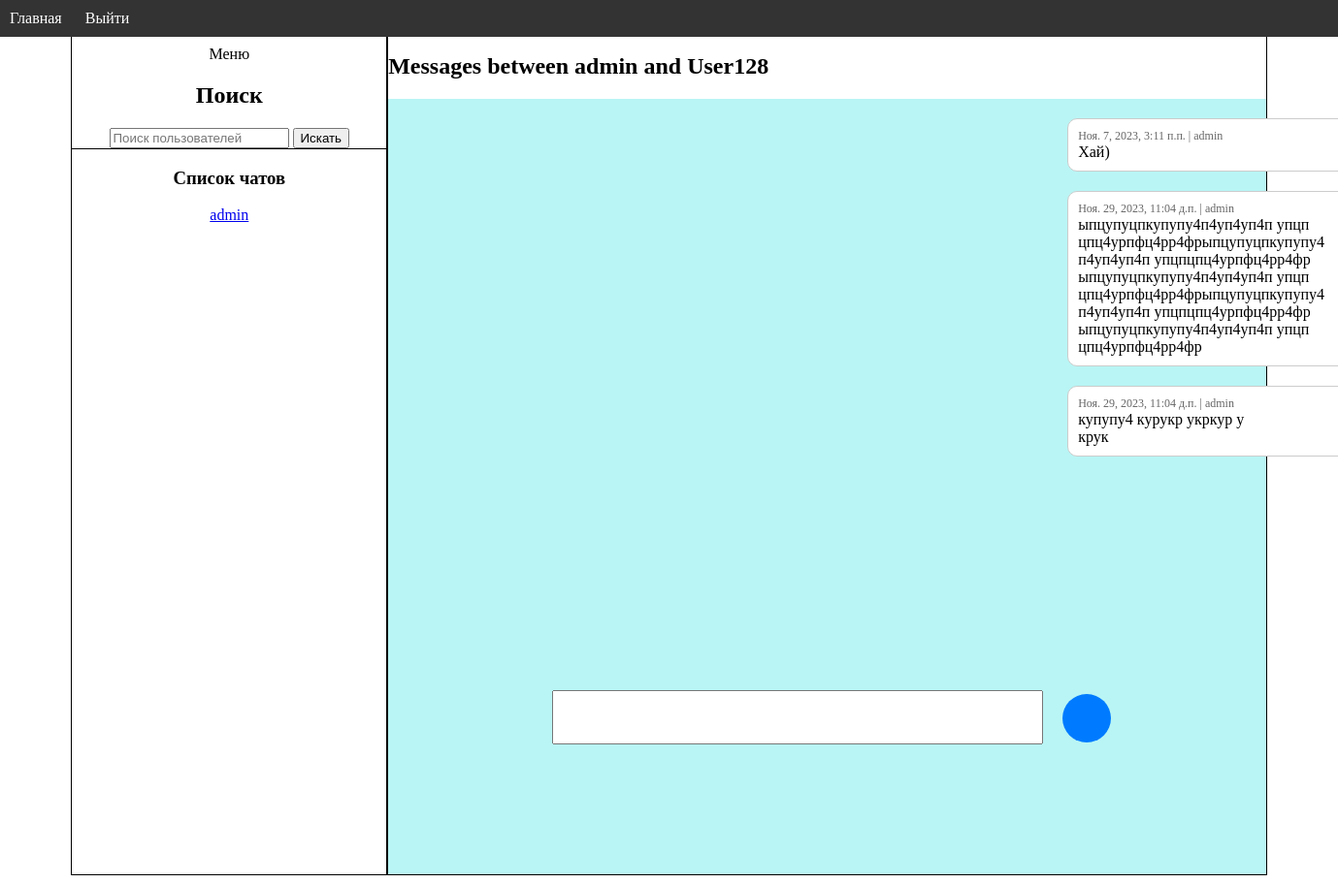
/user_chat/1/5/ (signed in), run on the app's committed database.
### users/models.py (models this page shows)
class User(AbstractUser):
    image = models.ImageField(upload_to='profile_images/', null=True, blank=True)
    def __str__(self):
        return self.username

class UserMessages(models.Model):
    reciever = models.ForeignKey(to=User, on_delete=models.CASCADE, related_name='reciever')
    sender = models.ForeignKey(to=User, on_delete=models.CASCADE, related_name='sender')
    time_stamp = models.DateTimeField(default=timezone.now)
    message = models.TextField()

### users/views.py (the view, shortened to what this page needs)
# urls.py: path('user_chat/<int:sender_id>/<int:reciever_id>/', user_chat, name='user_chat'),
@login_required
def user_chat(request, sender_id, reciever_id):
    sender = User.objects.get(id=sender_id)
    reciever = User.objects.get(id=reciever_id)
    sender_messages = UserMessages.objects.filter(sender=sender, reciever=reciever)
    reciever_messages = UserMessages.objects.filter(sender=reciever, reciever=sender)
    messages = sender_messages.order_by('time_stamp') | reciever_messages.order_by('time_stamp')
    users_with_messages_list = UserMessages.objects.filter(Q(sender=request.user) | Q(reciever=request.user)).values_list('sender', 'reciever')
    users_with_messages = User.objects.filter(Q(id__in=[user[0] for user in users_with_messages_list]) | Q(id__in=[user[1] for user in users_with_messages_list])).exclude(id=request.user.id)
    if request.method != 'POST':
        form = SendMessaggesForm()
    context = {'form': form,
               'sender': sender,
               'reciever':reciever,
               'messages': messages,
               'users': users_with_messages}
    return render(request, 'user_chat.html', context)

### users/forms.py
class SendMessaggesForm(forms.ModelForm):
    class Meta:
        model = UserMessages
        fields = ('message',)

### users/templatetags/custom_filters.py (called while the page is built)
@register.filter
def insert_linebreaks(value, chars_per_line=30):
    return '<br>'.join(value[i:i + chars_per_line] for i in range(0, len(value), chars_per_line))

### users/templates/user_chat.html (shortened to what this page needs)
{% extends 'base.html' %}
{% load static %}
{% load custom_filters %}
{% block css %}
  <link rel="stylesheet" type="text/css" href="{% static 'users/css/user_chat.css' %}">
{% endblock %}
{% block content %}
<div class="chat">
  <div class="block_title_chat">
    <h3 class="title_chat">Messages between {{ sender.username }} and {{ reciever.username }}</h3>
  </div>
  <div class="background">
    <div class="messages">
      <div class="block_list_messages" id="messages-container">
        {% for one_message in messages %}
          {% if one_message.sender == request.user  %}
            <div class="sender">
              <div class="info_about_message">{{ one_message.time_stamp }} | {{ one_message.sender.username }}</div>
              <div class="text_message">
                {{ one_message.message|insert_linebreaks|safe }}
              </div>
            </div>
          {% else %}
            <div class="reciever">
              <div class="info_about_message">{{ one_message.time_stamp }} | {{ one_message.sender.username }}</div>
              <div class="text_message">
                {{ one_message.message|insert_linebreaks|safe }}
              </div>
            </div>
          {% endif %}
        {% endfor %}
      </div>
      <div class="block_send_messages">
        <form method="post">
            <div class="block_send_messages_in_form">
              <div class="block_form_field">
                <textarea class="input_form_msg" wrap="hard"  name="message" oninput="autoExpandTextarea(this)"></textarea>
              </div>
              <div class="block_btn_send_msg">
                <button class="btn_send_msg" type="submit"></button>
              </div>
            </div>
        </form>
      </div>
    </div>
  </div>
</div>
{% endblock %}

### users/templates/base.html (shortened to what this page needs)
{% load static %}
<!DOCTYPE html>
<html lang="en">
<head>
    <link rel="stylesheet" type="text/css" href="{% static 'users/css/base.css' %}">
    {% block css %}
    {% endblock %}
</head>
<body>
    <div class="header">
        <a href="{% url 'index' %}">Главная</a>
        {% if user.is_authenticated %}
            <a href="{% url 'logout' %}">Выйти</a>
        {% endif %}
    </div>
    <div class="main_div">
        <div class="base_main_block">
            <div class="main_menu">
                <div>
                    <p id="btn_menu">Меню</p>
                </div>
                <div class="start_menu" id="start_menu">
                    <div class="search_menu">
                        {% if user.is_authenticated %}
                            <div class="block_input_search">
                                <h2>Поиск</h2>
                                <form method="get" action="{% url 'user_search' %}">
                                    <input type="text" name="q" value="{{ query }}" placeholder="Поиск пользователей">
                                    <button type="submit">Искать</button>
                                </form>
                            </div>
                        {% endif %}
                    </div>
                    <div class="block_list_chats">
                        {% if user.is_authenticated %}
                        <div class="chats_list">
                            <h3>Список чатов</h3>
                            {% for one_user in users %}
                                <p>
                                    <a href="{% url 'user_chat' reciever_id=one_user.id sender_id=request.user.id %}">{{ one_user }}</a>
                                </p>
                            {% endfor %}
                        </div>
                        {% endif %}
                    </div>
                </div>
            </div>
            <div class="block_main_content">
            {% block content %}
            {% endblock %}
            </div>
        </div>
    </div>
</body>
</html>

### users/static/users/css/base.css (style rules this page uses)
body { overflow-y: hidden; overflow-x: hidden; }
.header { background-color: #333; color: white; padding: 10px; position: fixed; top: 0; left: 0; width: 100%; z-index: 1000; }
.base_main_block { display: flex; flex-direction: row; justify-content: center; width: 95%; margin-right: auto; margin-left: auto; height: 100%; }
.main_div { margin-top: 30px; }
.header a { color: white; text-decoration: none; margin-right: 20px; }
.main_menu { border: 1px solid black; width: 25%; align-items: center; justify-content: center; text-align: center; }
.search_menu { align-items: center; justify-content: center; text-align: center; border-bottom: 1px solid black; }
.block_main_content { height: 100%; width: 70%; }

### users/static/users/css/user_chat.css (style rules this page uses)
.title_chat { font-size: 24px; margin-bottom: 20px; }
.chat { display: flex; flex-direction: column; height: 100%; border: 1px solid black; }
.background { height: 100vh; background-color: rgb(185, 245, 245); }
.messages { display: flex; flex-direction: column; height: 85%; background-color: rgb(185, 245, 245); }
.block_list_messages { width: 1000px; display: flex; flex-direction: column; padding-left: 200px; padding-right: 200px; flex-grow: 1; overflow-y: auto; overflow-x: hidden; padding: 10px; margin-bottom: 20px; }
.reciever { align-self: flex-end; padding: 10px; margin: 10px; border-radius: 10px; border: 1px solid #ccc; background-color: white; width: 300px; box-sizing: border-box; }
.info_about_message { font-size: 12px; color: #666; }
.text_message { width: 300px; }
.block_send_messages { width: 100%; }
.block_send_messages_in_form { display: flex; flex-direction: row; width: 100%; justify-content: center; align-items: center; text-align: center; }
.block_form_field { margin: 10px; }
.input_form_msg { width: 500px; min-height: 50px; resize: none; }
.block_btn_send_msg { margin-left: 10px; }
.btn_send_msg { width: 50px; height: 50px; border-radius: 50%; background-color: #007bff; color: #fff; border: none; cursor: pointer; }

### data on the page
User: username "admin"
User: username "User128"
UserMessages: time_stamp "Ноя. 7, 2023, 3:11 п.п.", sender.username "admin", message|insert_linebreaks "Хай)"
UserMessages: time_stamp "Ноя. 29, 2023, 11:04 д.п.", sender.username "admin", message|insert_linebreaks "ыпцупуцпкупупу4п4уп4уп4п упцп цпц4урпфц4рр4фрыпцупуцпкупупу4 п4уп4уп4п упцпцпц4урпфц4рр4фр ыпцупуцпкупупу4п4уп4уп4п упцп цпц4урпфц4рр4фрыпцупуцпкупупу4 п4уп4уп4п упцпцпц4урпфц4рр4фр ыпцупуцпкупупу4п4уп4уп4п упцп цпц4урпфц4рр4фр"
UserMessages: time_stamp "Ноя. 29, 2023, 11:04 д.п.", sender.username "admin", message|insert_linebreaks "купупу4 курукр укркур у крук"
